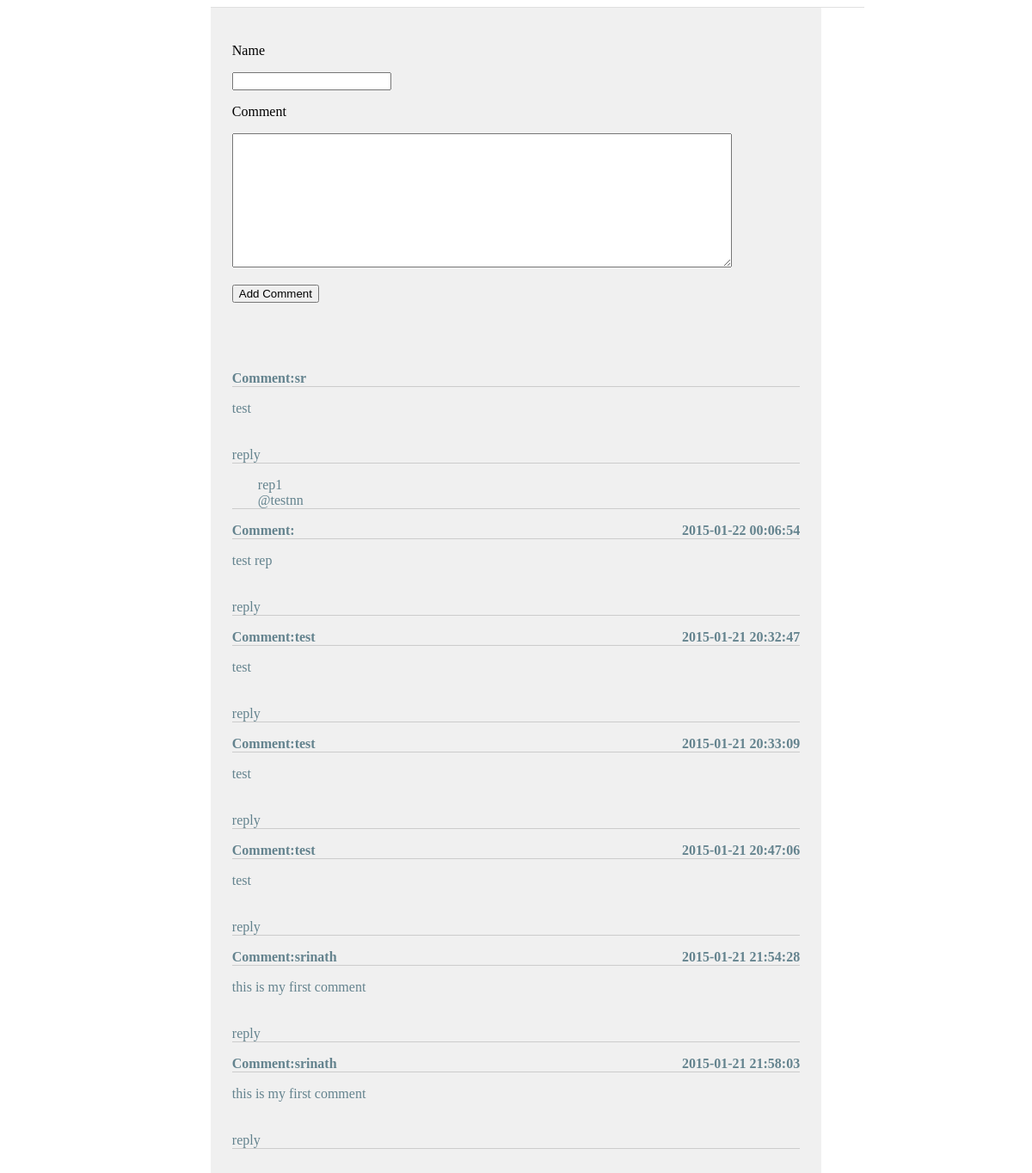
The page / on the database its author committed.
### tables this page shows
CREATE TABLE `comments` (
  `id` int(11) NOT NULL AUTO_INCREMENT,
  `comment` varchar(500) DEFAULT NULL,
  `parentid` int(11) DEFAULT NULL,
  `linage` varchar(300) DEFAULT NULL,
  `deep` int(11) DEFAULT NULL,
  `datecreated` datetime DEFAULT NULL,
  `lastedited` timestamp NOT NULL DEFAULT CURRENT_TIMESTAMP ON UPDATE CURRENT_TIMESTAMP,
  `commented_user` varchar(300) DEFAULT NULL,
  `is_reply` int(11) DEFAULT NULL,
  PRIMARY KEY (`id`)
);

### kw_nestedcomment.php (called while the page is built, shortened)
<?php
class nestedcomment{
	public $mysqli = null;
	function __construct()
	{
					$this->mysqli =
				   new mysqli(DB_SERVER, DB_USER, DB_PASS, DB_NAME);
					   $this->mysqli->set_charset("utf8");
	}
	 public function runQuery($qry)
	 {
	        $result = $this->mysqli->query($qry);
	        return $result;
	 }
	 function displaycomments(){
	 		 $sql="SELECT c.id, c.commented_user,
					c.comment,
					 c.deep,
					c.linage,
					c.parentid,
					c.is_reply,
					c.datecreated,
					c.lastedited,
					(SELECT COUNT(*) FROM comments where comments.linage LIKE (CONCAT(c.linage,'%')) AND comments.linage!=c.linage) as replies
					FROM comments as c
					order by c.linage";
	 		 $displayquery=$this->runQuery( $sql);
	 		 if($displayquery)
          {
			$rows = array();
			  while( $row = mysqli_fetch_array($displayquery))
			  {
              $rows[] =$row;
			  }
                return json_encode($rows);
			}
	 }
}

### index.php (the view, shortened to what this page needs)
<!DOCTYPE html>
<html>
<head>
	<link rel="stylesheet" href="style.css">
</head>
<body>
<?php include('kw_nestedcomment.php'); ?>
<div class="wapper">
	<div class="commentblock">
	<form action="index.php"   method="post">
	<p>Name</p>
		<p><input type="text" name="user"></p>
		<p>Comment</p>
		<p><textarea name="comment" id="" cols="70" rows="10"></textarea></p>
		<p><input type="submit" value="Add Comment"></p>
	</form>
</div>
<div class="usercomments">
<?php
$mycomment=new nestedcomment();
$Array = json_decode($mycomment->displaycomments(), true);
foreach ($Array as $key => $value)
{
        $subcomment=$value['is_reply'];
       if($subcomment!=1){
                 echo '<div class="commententry">';
                   echo '<h2>Comment:'.$value['commented_user'].'<span id="left">'.$value['datecreated'].'</span></h2>';
                   echo '<p>'.$value['comment'].'<br><br><br><a class="reply" >reply</a></p>';
	              echo '</div>';
			}
		else{
            echo '<div class="reply">';
	         echo '<p>'.$value['comment'].'<br>@'.$value['commented_user'].'</p>';
		    echo '</div>';
		}
}
?>
</div>
</div>
</body>
</html>

### style.css (style rules this page uses)
body { background-color: #fff; }
.wapper { width:60%; margin: 0 auto; background-color: #F0F0F0; }
.commentblock { width: 100%; margin: 0 auto; padding: 25px; border-top: 1px solid #E0E0E0; }
.usercomments { margin: 0 auto; padding: 25px; }
.commententry h2 { font-size: 1em; font-weight: bold; display: block; border-bottom: 1px solid #CCC; color: #64838E; }
.commententry h2 #left { float: right; color: #64838E; }
.commententry p { color: #64838E; border-bottom: 1px solid #CCC; }
.reply p { padding-left: 30px; color: #64838E; border-bottom: 1px solid #CCC; }

### rows shown on the page
comments: commented_user "sr", comment "test"
comments: comment "rep1", commented_user "testnn"
comments: datecreated "2015-01-22 00:06:54", comment "test rep"
comments: commented_user "test", datecreated "2015-01-21 20:32:47", comment "test"
comments: commented_user "test", datecreated "2015-01-21 20:33:09", comment "test"
comments: commented_user "test", datecreated "2015-01-21 20:47:06", comment "test"
comments: commented_user "srinath", datecreated "2015-01-21 21:54:28", comment "this is my first comment"
comments: commented_user "srinath", datecreated "2015-01-21 21:58:03", comment "this is my first comment"
